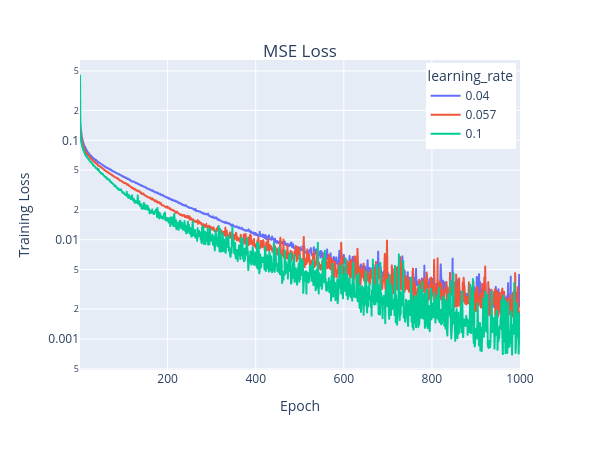

The cell this chart's notebook holds for it:
### Code cell
md, out = fn.load_output_files(output_dir)
lr_mapping = {
    16: 0.04,
    17: 0.057,
    18: 0.1
}

# Training Loss
out = out[out['model_id'].isin([16,17,18])]
out['learning_rate'] = out['model_id'].map(lr_mapping)

fig = px.line(out, x='epoch', y='train_loss', color='learning_rate', log_y=True)

fig.update_layout(
    xaxis_title="Epoch",
    yaxis_title="Training Loss",
    title={
        'text': "MSE Loss",
        'y': 0.9,
        'x': 0.5,
        'xanchor': 'center',
        'yanchor': 'top'
    },
    legend=dict(
        yanchor="top",
        y=0.99, # position the top anchor near the top of the plot
        xanchor="right",
        x=0.99  # position the left anchor near the left of the plot
    ),
    height=450,
    width=600,
)
fig.show()
fig.write_html(Path("../plots/sgd_plots/sgd_training_loss.html"))

### Figure 1 — Plotly figure (JSON) as saved in the notebook; plotly's stock layout.template omitted (floating-point values rounded to 4 significant figures; data arrays with more than 128 entries replaced by an {"elided": "..."} marker saying what was removed)
{"data": [{"hovertemplate": "learning_rate=0.04<br>epoch=%{x}<br>train_loss=%{y}<extra></extra>", "legendgroup": "0.04", "line": {"color": "#636efa", "dash": "solid"}, "marker": {"symbol": "circle"}, "mode": "lines", "name": "0.04", "showlegend": true, "x": {"elided": "1000 int values"}, "xaxis": "x", "y": {"elided": "1000 float values"}, "yaxis": "y", "type": "scattergl"}, {"hovertemplate": "learning_rate=0.057<br>epoch=%{x}<br>train_loss=%{y}<extra></extra>", "legendgroup": "0.057", "line": {"color": "#EF553B", "dash": "solid"}, "marker": {"symbol": "circle"}, "mode": "lines", "name": "0.057", "showlegend": true, "x": {"elided": "1000 int values"}, "xaxis": "x", "y": {"elided": "1000 float values"}, "yaxis": "y", "type": "scattergl"}, {"hovertemplate": "learning_rate=0.1<br>epoch=%{x}<br>train_loss=%{y}<extra></extra>", "legendgroup": "0.1", "line": {"color": "#00cc96", "dash": "solid"}, "marker": {"symbol": "circle"}, "mode": "lines", "name": "0.1", "showlegend": true, "x": {"elided": "1000 int values"}, "xaxis": "x", "y": {"elided": "1000 float values"}, "yaxis": "y", "type": "scattergl"}], "layout": {"xaxis": {"anchor": "y", "domain": [0.0, 1.0], "title": {"text": "Epoch"}}, "yaxis": {"anchor": "x", "domain": [0.0, 1.0], "title": {"text": "Training Loss"}, "type": "log"}, "legend": {"title": {"text": "learning_rate"}, "tracegroupgap": 0, "yanchor": "top", "y": 0.99, "xanchor": "right", "x": 0.99}, "margin": {"t": 60}, "title": {"text": "MSE Loss", "y": 0.9, "x": 0.5, "xanchor": "center", "yanchor": "top"}, "height": 450, "width": 600}}
